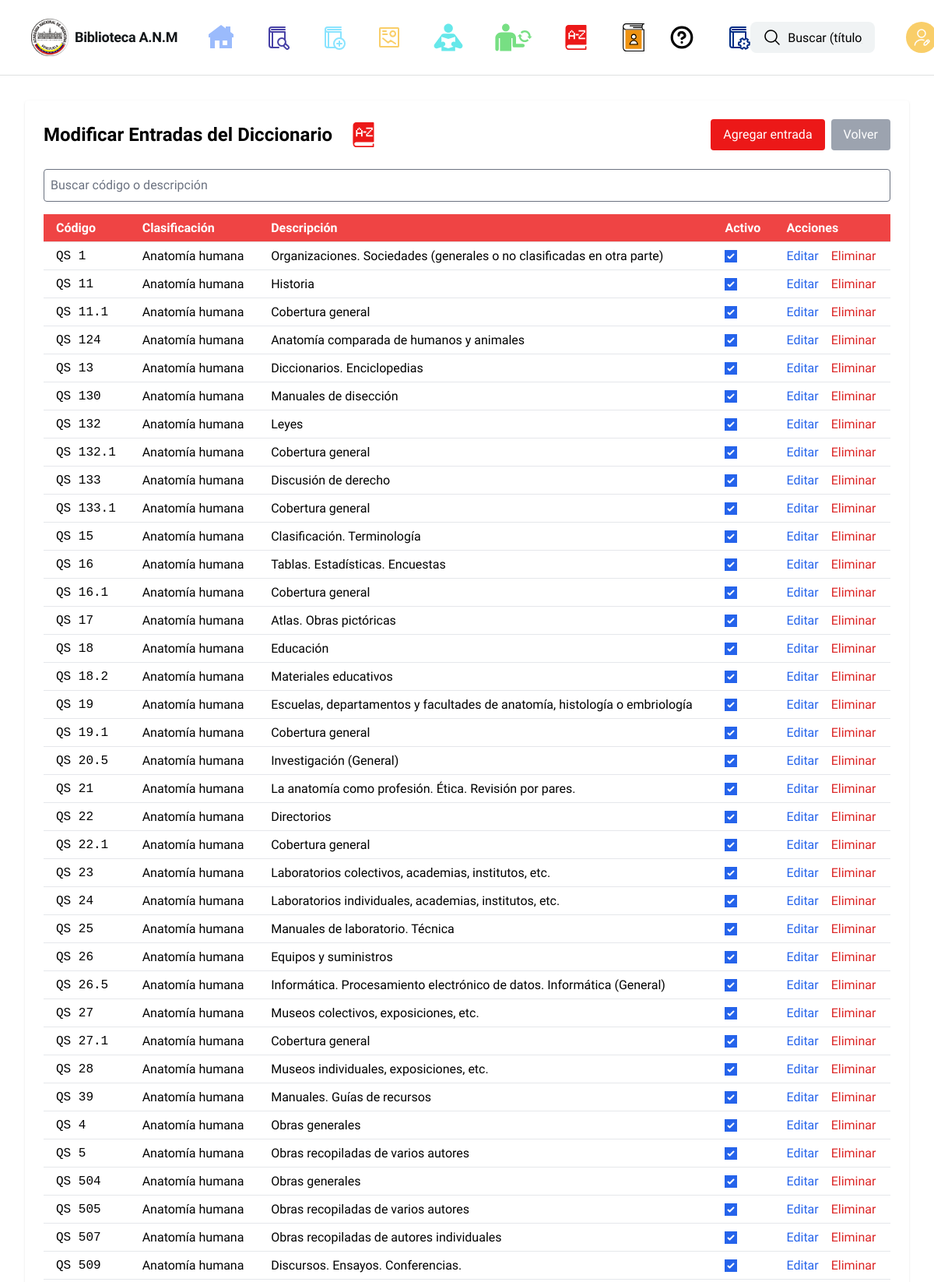
The app's page /adminpanel/dictionary/ (signed in, upper part) with its own data.
### tasks/models.py (models this page shows, shortened)
class DictionaryEntry(models.Model):
    codigo = models.CharField(max_length=200, unique=True, db_index=True)
    descripcion = models.TextField(blank=True)
    descripcion_en = models.TextField(blank=True)
    clasificacion = models.CharField(max_length=200, blank=True)
    is_active = models.BooleanField('activo', default=True, help_text='Desmarcar para inhabilitar esta entrada del diccionario')
    class Meta:
        ordering = ['codigo']

### tasks/views.py (the view)
# urls.py: path('adminpanel/dictionary/', views.admin_dictionary, name='admin_dictionary'),
@_superuser_required
def admin_dictionary(request):
    q = request.GET.get('q', '').strip()
    qs = DictionaryEntry.objects.all().order_by('codigo')
    if q:
        qs = qs.filter(Q(codigo__icontains=q) | Q(descripcion__icontains=q) | Q(descripcion_en__icontains=q))
    paginator = Paginator(qs, 50)
    page = request.GET.get('page')
    page_obj = paginator.get_page(page)
    classification_list = None
    return render(request, 'admin/dictionary_list.html', {'entries': page_obj, 'q': q, 'classification_list': classification_list})

### tasks/views.py (called while the page is built)
def _superuser_required(view_func):
    from functools import wraps
    @wraps(view_func)
    def _wrapped(request, *args, **kwargs):
        if not request.user.is_authenticated or not request.user.is_superuser:
            messages.error(request, 'Acceso denegado: se requiere ser administrador.')
            return redirect('index')
        return view_func(request, *args, **kwargs)
    return _wrapped

### tasks/templates/admin/dictionary_list.html (shortened to what this page needs)
{% extends 'base.html' %}
{% block content %}
<main class="px-8 py-8">
  <div class="max-w-8xl mx-auto bg-white p-6 rounded shadow">
    <div class="flex items-center justify-between mb-6">
      <h1 class="text-2xl font-bold">Modificar Entradas del Diccionario</h1>
      <div class="flex justify-end flex-1 gap-2">
      <a href="{% url 'admin_dictionary_add' %}" class="inline-flex items-center gap-2 bg-[#ec1818] text-white px-4 py-2 rounded">Agregar entrada</a>
      <a href="{% url 'admin_panel' %}" class="inline-flex items-center gap-2 bg-gray-400 text-white px-4 py-2 rounded">Volver</a>
      </div>
    </div>
    <form method="get" class="mb-4">
      <input type="text" name="q" value="{{ q|default:'' }}" placeholder="Buscar código o descripción" class="w-full p-2 border rounded" />
    </form>
    <div class="overflow-x-auto">
      <table class="w-full table-auto border-collapse">
        <thead>
          <tr class="bg-red-500 text-white">
            <th class="px-4 py-2 text-left">Código</th>
            <th class="px-4 py-2 text-left">Clasificación</th>
            <th class="px-4 py-2 text-left">Descripción</th>
            <th class="px-4 py-2 text-left">Activo</th>
            <th class="px-4 py-2 text-left">Acciones</th>
          </tr>
        </thead>
        <tbody>
        {% for e in entries %}
          <tr class="border-t">
            <td class="px-4 py-2 font-mono">{{ e.codigo }}</td>
            <td class="px-4 py-2">{{ e.clasificacion }}</td>
            <td class="px-4 py-2">{{ e.descripcion|truncatechars:120 }}</td>
            <td class="px-4 py-2"><input type="checkbox" disabled {% if e.is_active %}checked{% endif %} /></td>
            <td class="px-4 py-2">
              <a href="{% url 'admin_dictionary_edit' e.pk %}" class="text-blue-600 hover:underline mr-3">Editar</a>
              <a href="{% url 'admin_dictionary_delete' e.pk %}" class="text-red-600 hover:underline">Eliminar</a>
            </td>
          </tr>
        {% empty %}
          <tr><td colspan="4" class="px-4 py-6 text-center text-gray-600">No hay entradas</td></tr>
        {% endfor %}
        </tbody>
      </table>
    </div>
  </div>
</main>
{% endblock %}

### records on screen
DictionaryEntry: codigo "QS 1", clasificacion "Anatomía humana", descripcion "Organizaciones. Sociedades (generales o no clasificadas en otra parte)", is_active "☑"
DictionaryEntry: codigo "QS 11", clasificacion "Anatomía humana", descripcion "Historia", is_active "☑"
DictionaryEntry: codigo "QS 11.1", clasificacion "Anatomía humana", descripcion "Cobertura general", is_active "☑"
DictionaryEntry: codigo "QS 124", clasificacion "Anatomía humana", descripcion "Anatomía comparada de humanos y animales", is_active "☑"
DictionaryEntry: codigo "QS 13", clasificacion "Anatomía humana", descripcion "Diccionarios. Enciclopedias", is_active "☑"
DictionaryEntry: codigo "QS 130", clasificacion "Anatomía humana", descripcion "Manuales de disección", is_active "☑"
DictionaryEntry: codigo "QS 132", clasificacion "Anatomía humana", descripcion "Leyes", is_active "☑"
DictionaryEntry: codigo "QS 132.1", clasificacion "Anatomía humana", descripcion "Cobertura general", is_active "☑"
DictionaryEntry: codigo "QS 133", clasificacion "Anatomía humana", descripcion "Discusión de derecho", is_active "☑"
DictionaryEntry: codigo "QS 133.1", clasificacion "Anatomía humana", descripcion "Cobertura general", is_active "☑"
DictionaryEntry: codigo "QS 15", clasificacion "Anatomía humana", descripcion "Clasificación. Terminología", is_active "☑"
DictionaryEntry: codigo "QS 16", clasificacion "Anatomía humana", descripcion "Tablas. Estadísticas. Encuestas", is_active "☑"
DictionaryEntry: codigo "QS 16.1", clasificacion "Anatomía humana", descripcion "Cobertura general", is_active "☑"
DictionaryEntry: codigo "QS 17", clasificacion "Anatomía humana", descripcion "Atlas. Obras pictóricas", is_active "☑"
DictionaryEntry: codigo "QS 18", clasificacion "Anatomía humana", descripcion "Educación", is_active "☑"
DictionaryEntry: codigo "QS 18.2", clasificacion "Anatomía humana", descripcion "Materiales educativos", is_active "☑"
DictionaryEntry: codigo "QS 19", clasificacion "Anatomía humana", descripcion "Escuelas, departamentos y facultades de anatomía, histología o embriología", is_active "☑"
DictionaryEntry: codigo "QS 19.1", clasificacion "Anatomía humana", descripcion "Cobertura general", is_active "☑"
DictionaryEntry: codigo "QS 20.5", clasificacion "Anatomía humana", descripcion "Investigación (General)", is_active "☑"
DictionaryEntry: codigo "QS 21", clasificacion "Anatomía humana", descripcion "La anatomía como profesión. Ética. Revisión por pares.", is_active "☑"
DictionaryEntry: codigo "QS 22", clasificacion "Anatomía humana", descripcion "Directorios", is_active "☑"
DictionaryEntry: codigo "QS 22.1", clasificacion "Anatomía humana", descripcion "Cobertura general", is_active "☑"
DictionaryEntry: codigo "QS 23", clasificacion "Anatomía humana", descripcion "Laboratorios colectivos, academias, institutos, etc.", is_active "☑"
DictionaryEntry: codigo "QS 24", clasificacion "Anatomía humana", descripcion "Laboratorios individuales, academias, institutos, etc.", is_active "☑"
DictionaryEntry: codigo "QS 25", clasificacion "Anatomía humana", descripcion "Manuales de laboratorio. Técnica", is_active "☑"
DictionaryEntry: codigo "QS 26", clasificacion "Anatomía humana", descripcion "Equipos y suministros", is_active "☑"
DictionaryEntry: codigo "QS 26.5", clasificacion "Anatomía humana", descripcion "Informática. Procesamiento electrónico de datos. Informática (General)", is_active "☑"
DictionaryEntry: codigo "QS 27", clasificacion "Anatomía humana", descripcion "Museos colectivos, exposiciones, etc.", is_active "☑"
DictionaryEntry: codigo "QS 27.1", clasificacion "Anatomía humana", descripcion "Cobertura general", is_active "☑"
DictionaryEntry: codigo "QS 28", clasificacion "Anatomía humana", descripcion "Museos individuales, exposiciones, etc.", is_active "☑"
DictionaryEntry: codigo "QS 39", clasificacion "Anatomía humana", descripcion "Manuales. Guías de recursos", is_active "☑"
DictionaryEntry: codigo "QS 4", clasificacion "Anatomía humana", descripcion "Obras generales", is_active "☑"
DictionaryEntry: codigo "QS 5", clasificacion "Anatomía humana", descripcion "Obras recopiladas de varios autores", is_active "☑"
DictionaryEntry: codigo "QS 504", clasificacion "Anatomía humana", descripcion "Obras generales", is_active "☑"
DictionaryEntry: codigo "QS 505", clasificacion "Anatomía humana", descripcion "Obras recopiladas de varios autores", is_active "☑"
DictionaryEntry: codigo "QS 507", clasificacion "Anatomía humana", descripcion "Obras recopiladas de autores individuales", is_active "☑"
DictionaryEntry: codigo "QS 509", clasificacion "Anatomía humana", descripcion "Discursos. Ensayos. Conferencias.", is_active "☑"
